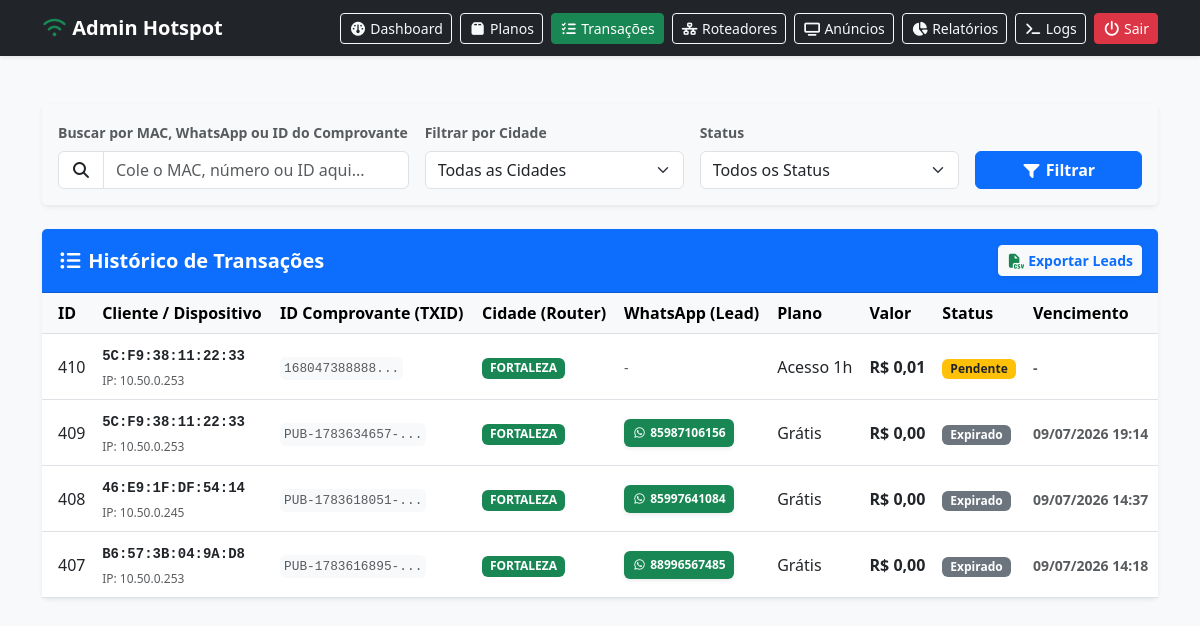
Page /admin/transactions (signed in) on the earlier database version.
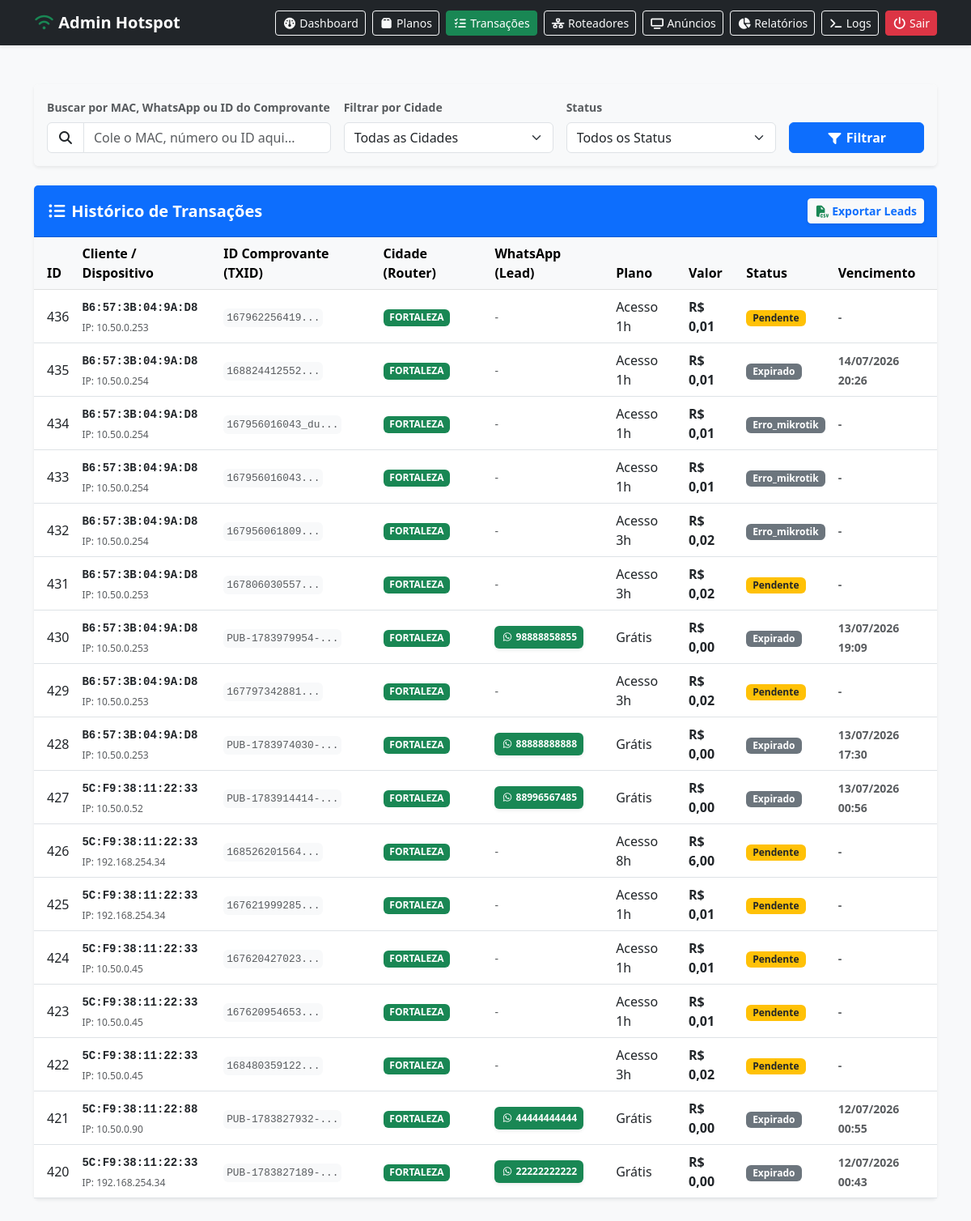
Same page on the later database version.
### tables this page shows
CREATE TABLE `acessos_pix` (
  `id` int(11) NOT NULL,
  `mac_address` varchar(17) NOT NULL COMMENT 'Endereço MAC do dispositivo do cliente',
  `whatsapp` varchar(20) DEFAULT NULL,
  `ip_address` varchar(15) NOT NULL COMMENT 'IP atribuído pelo DHCP do Hotspot',
  `txid` varchar(100) NOT NULL COMMENT 'ID da transação no Mercado Pago',
  `plano_id` int(11) DEFAULT NULL COMMENT 'ID do plano escolhido pelo cliente',
  `status` varchar(50) DEFAULT 'pendente',
  `expira_em` datetime DEFAULT NULL COMMENT 'Data e hora exata em que a internet deve ser cortada',
  `criado_em` timestamp NOT NULL DEFAULT current_timestamp(),
  `router_id` varchar(50) DEFAULT 'sobral'
);

CREATE TABLE `planos` (
  `id` int(11) NOT NULL,
  `name` varchar(100) NOT NULL,
  `price_cents` int(11) NOT NULL COMMENT 'Valor em cêntimos. Ex: 500 = R$ 5,00',
  `duration_minutes` int(11) NOT NULL COMMENT 'Tempo de navegação em minutos',
  `criado_em` timestamp NOT NULL DEFAULT current_timestamp(),
  `ativo` tinyint(1) DEFAULT 1
);

### controllers/admin/transacoes.php (called while the page is built, shortened)
<?php
require_once __DIR__ . '/../../models/banco.php';
class Transacoes
{
    public function index()
    {
        $db = new Banco();
        $sql = "
            SELECT a.id, a.txid, a.ip_address, a.mac_address, a.whatsapp, a.status, a.expira_em, a.router_id,
                   p.name AS plan_name, p.price_cents AS amount_cents
            FROM acessos_pix a
            LEFT JOIN planos p ON a.plano_id = p.id
            WHERE 1=1
        ";
        $params = [];
        $sql .= " ORDER BY a.id DESC LIMIT 100";
        if (!empty($params)) {
            $transactions = $db->getAll($sql, $params);
        } else {
            $transactions = $db->getAll($sql);
        }
        require_once __DIR__ . '/../../views/admin/transacoes.php';
    }
}

### models/banco.php (called while the page is built, shortened)
<?php
class Banco {
    private $pdo;
    public function __construct() {
        try {
            $opcoes = [
                PDO::ATTR_ERRMODE => PDO::ERRMODE_EXCEPTION,
                PDO::ATTR_DEFAULT_FETCH_MODE => PDO::FETCH_ASSOC,
                PDO::MYSQL_ATTR_INIT_COMMAND => "SET NAMES utf8mb4 COLLATE utf8mb4_unicode_ci, time_zone = '-03:00'"
            ];
            $this->pdo = new PDO(
                "mysql:host=" . DB_HOST . ";dbname=" . DB_NAME . ";charset=utf8mb4",
                DB_USER,
                DB_PASS,
                $opcoes
            );
        } catch (PDOException $e) {
            die("Erro crítico de infraestrutura: Falha na comunicação com o banco de dados.");
        }
    }
    public function query($sql, $params = []) {
        $stmt = $this->pdo->prepare($sql);
        $stmt->execute($params);
        return $stmt;
    }
    public function getAll($sql, $params = []) {
        return $this->query($sql, $params)->fetchAll();
    }
}
?>

### views/admin/transacoes.php (the view, shortened to what this page needs)
<?php include __DIR__ . '/header.php'; ?>
<div class="container mt-5 mb-5">
    <div class="card shadow-sm border-0 mb-4">
        <div class="card-body bg-light rounded">
            <form method="GET" action="/admin/transacoes" class="row g-3 align-items-end">
                <div class="col-md-4">
                    <label class="form-label small fw-bold text-muted">Buscar por MAC, WhatsApp ou ID do Comprovante</label>
                    <div class="input-group">
                        <span class="input-group-text bg-white"><i class="fa-solid fa-magnifying-glass"></i></span>
                        <input type="text" name="search" class="form-control" placeholder="Cole o MAC, número ou ID aqui..." value="<?= htmlspecialchars($_GET['search'] ?? '') ?>">
                    </div>
                </div>
                <div class="col-md-3">
                    <label class="form-label small fw-bold text-muted">Filtrar por Cidade</label>
                    <select name="router" class="form-select">
                        <option value="">Todas as Cidades</option>
                    </select>
                </div>
                <div class="col-md-3">
                    <label class="form-label small fw-bold text-muted">Status</label>
                    <select name="status" class="form-select">
                        <option value="">Todos os Status</option>
                    </select>
                </div>
                <div class="col-md-2 d-grid">
                    <button type="submit" class="btn btn-primary fw-bold">
                        <i class="fa-solid fa-filter"></i> Filtrar
                    </button>
                </div>
            </form>
        </div>
    </div>
    <div class="card shadow-sm border-0">
        <div class="card-header bg-primary text-white py-3 d-flex justify-content-between align-items-center flex-wrap gap-2">
            <h5 class="mb-0 fw-bold"><i class="fa-solid fa-list-ul"></i> Histórico de Transações</h5>
            <a href="/exportar_contatos.php" class="btn btn-light btn-sm fw-bold text-primary shadow-sm">
                <i class="fa-solid fa-file-csv text-success"></i> Exportar Leads
            </a>
        </div>
        <div class="card-body p-0">
            <div class="table-responsive">
                <table class="table table-hover align-middle mb-0">
                    <thead class="table-light">
                        <tr>
                            <th class="ps-3">ID</th>
                            <th>Cliente / Dispositivo</th>
                            <th>ID Comprovante (TXID)</th>
                            <th>Cidade (Router)</th>
                            <th>WhatsApp (Lead)</th>
                            <th>Plano</th>
                            <th>Valor</th>
                            <th>Status</th>
                            <th>Vencimento</th>
                        </tr>
                    </thead>
                    <tbody>
                        <?php foreach ($transactions as $txn): ?>
                            <tr>
                                <td class="ps-3"><?= $txn['id']; ?></td>
                                <td>
                                    <small class="font-monospace fw-bold"><?= htmlspecialchars($txn['mac_address']); ?></small><br>
                                    <small class="text-muted" style="font-size: 0.75rem;">IP: <?= htmlspecialchars($txn['ip_address']); ?></small>
                                </td>
                                <td>
                                    <small class="text-muted font-monospace bg-light p-1 rounded" style="font-size: 0.8rem;" title="<?= htmlspecialchars($txn['txid'] ?? ''); ?>">
                                        <?= !empty($txn['txid']) ? substr($txn['txid'], 0, 15) . '...' : '-'; ?>
                                    </small>
                                </td>
                                <td>
                                    <?php
                                    $cidade = !empty($txn['router_id']) ? strtoupper($txn['router_id']) : 'SOBRAL';
                                    $badgeColor = ($cidade === 'SOBRAL') ? 'bg-primary' : (($cidade === 'FORTALEZA') ? 'bg-success' : 'bg-dark');
                                    ?>
                                    <span class="badge <?= $badgeColor ?>"><?= $cidade; ?></span>
                                </td>
                                <td>
                                    <?php if (!empty($txn['whatsapp'])): ?>
                                        <a href="https://wa.me/55<?= $txn['whatsapp'] ?>" target="_blank" class="badge bg-success text-decoration-none p-2 shadow-sm">
                                            <i class="fa-brands fa-whatsapp"></i> <?= $txn['whatsapp']; ?>
                                        </a>
                                    <?php else: ?>
                                        <span class="text-muted small">-</span>
                                    <?php endif; ?>
                                </td>
                                <td><?= htmlspecialchars($txn['plan_name'] ?? 'Plano Deletado'); ?></td>
                                <td class="fw-bold text-dark">R$ <?= isset($txn['amount_cents']) ? number_format($txn['amount_cents'] / 100, 2, ',', '.') : '0,00'; ?></td>
                                <td>
                                    <?php
                                    $statusColors = [
                                        'pendente' => 'warning text-dark',
                                        'processando' => 'info text-white',
                                        'ativo' => 'success text-white',
                                        'expirado' => 'secondary text-white'
                                    ];
                                    $color = $statusColors[$txn['status']] ?? 'secondary';
                                    ?>
                                    <span class="badge bg-<?= $color; ?> px-2 py-1 fw-bold"><?= ucfirst($txn['status']); ?></span>
                                </td>
                                <td>
                                    <small class="text-muted fw-bold">
                                        <?= !empty($txn['expira_em']) ? date('d/m/Y H:i', strtotime($txn['expira_em'])) : '-'; ?>
                                    </small>
                                </td>
                            </tr>
                        <?php endforeach; ?>
                    </tbody>
                </table>
            </div>
        </div>
    </div>
</div>
<?php include __DIR__ . '/footer.php'; ?>

### index.php (shortened to what this page needs)
<?php
require_once 'controllers/admin/transacoes.php';
$urlOriginal = $_GET['url'] ?? 'inicio';
$urlLimpa = strtok($urlOriginal, '?');
$url = trim($urlLimpa, '/');
switch ($url) {
    case 'admin/transacoes':
    case 'admin/transactions':
        (new Transacoes())->index();
        break;
}
?>

### views/admin/header.php (shortened to what this page needs)
<?php
$uri = $_SERVER['REQUEST_URI'];
?>
<!DOCTYPE html>
<html lang="pt-BR">
<head>
    <link href="/src/css/bootstrap.min.css" rel="stylesheet">
    <link href="/src/css/all.min.css" rel="stylesheet">
    <link href="/src/css/admin.css" rel="stylesheet">
</head>
<body class="bg-light">
    <nav class="navbar navbar-dark bg-dark mb-4 shadow-sm sticky-top">
        <div class="container">
            <span class="navbar-brand text-white"><i class="fa-solid fa-wifi text-success"></i> Admin Hotspot</span>
            <div>
                <a href="/admin/dashboard" class="btn <?= (strpos($uri, 'dashboard') !== false || $uri == '/admin') ? 'btn-success' : 'btn-outline-light' ?> btn-sm me-1">
                    <i class="fa-solid fa-gauge"></i> Dashboard
                </a>
                <a href="/admin/plans" class="btn <?= strpos($uri, 'plans') !== false ? 'btn-success' : 'btn-outline-light' ?> btn-sm me-1">
                    <i class="fa-solid fa-box"></i> Planos
                </a>
                <a href="/admin/transactions" class="btn <?= strpos($uri, 'transactions') !== false ? 'btn-success' : 'btn-outline-light' ?> btn-sm me-1">
                    <i class="fa-solid fa-list-check"></i> Transações
                </a>
                <a href="/admin/roteadores" class="btn <?= strpos($uri, 'roteadores') !== false ? 'btn-success' : 'btn-outline-light' ?> btn-sm me-1">
                    <i class="fa-solid fa-network-wired"></i> Roteadores
                </a>
                <a href="/admin/anuncio" class="btn <?= (strpos($uri, 'anuncio') !== false && strpos($uri, 'relatorio') === false) ? 'btn-success' : 'btn-outline-light' ?> btn-sm me-1">
                    <i class="fa-solid fa-tv"></i> Anúncios
                </a>
                <a href="/admin/relatorio-anuncios" class="btn <?= strpos($uri, 'relatorio-anuncios') !== false ? 'btn-success' : 'btn-outline-light' ?> btn-sm me-1">
                    <i class="fa-solid fa-chart-pie"></i> Relatórios
                </a>
                <a href="/logs.php" class="btn <?= strpos($uri, 'logs') !== false ? 'btn-success' : 'btn-outline-light' ?> btn-sm me-1">
                    <i class="fa-solid fa-terminal"></i> Logs
                </a>
                <a href="/admin/logout" class="btn btn-danger btn-sm">
                    <i class="fa-solid fa-power-off"></i> Sair
                </a>
            </div>
        </div>
    </nav>

### views/admin/footer.php (shortened to what this page needs)
</body>
</html>

### src/css/admin.css (style rules this page uses)
.navbar-brand { font-weight: 700; }

Differences in the rows shown:
removed acessos_pix: id "410", mac_address "5C:F9:38:11:22:33", ip_address "10.50.0.253", txid "168047388888", router "FORTALEZA", plano.name "Acesso 1h", $txn['amount_cents']/100 "0,01", status "Pendente"
removed acessos_pix: id "409", mac_address "5C:F9:38:11:22:33", ip_address "10.50.0.253", txid "PUB-1783634657-", router "FORTALEZA", whatsapp "85987106156", plano.name "Grátis", $txn['amount_cents']/100 "0,00", status "Expirado", expira_em "09/07/2026 19:14"
removed acessos_pix: id "408", mac_address "46:E9:1F:DF:54:14", ip_address "10.50.0.245", txid "PUB-1783618051-", router "FORTALEZA", whatsapp "85997641084", plano.name "Grátis", $txn['amount_cents']/100 "0,00", status "Expirado", expira_em "09/07/2026 14:37"
removed acessos_pix: id "407", mac_address "B6:57:3B:04:9A:D8", ip_address "10.50.0.253", txid "PUB-1783616895-", router "FORTALEZA", whatsapp "88996567485", plano.name "Grátis", $txn['amount_cents']/100 "0,00", status "Expirado", expira_em "09/07/2026 14:18"
added acessos_pix: id "436", mac_address "B6:57:3B:04:9A:D8", ip_address "10.50.0.253", txid "167962256419", router "FORTALEZA", plano.name "Acesso 1h", $txn['amount_cents']/100 "0,01", status "Pendente"
added acessos_pix: id "435", mac_address "B6:57:3B:04:9A:D8", ip_address "10.50.0.254", txid "168824412552", router "FORTALEZA", plano.name "Acesso 1h", $txn['amount_cents']/100 "0,01", status "Expirado", expira_em "14/07/2026 20:26"
added acessos_pix: id "434", mac_address "B6:57:3B:04:9A:D8", ip_address "10.50.0.254", txid "167956016043_du", router "FORTALEZA", plano.name "Acesso 1h", $txn['amount_cents']/100 "0,01", status "Erro_mikrotik"
added acessos_pix: id "433", mac_address "B6:57:3B:04:9A:D8", ip_address "10.50.0.254", txid "167956016043", router "FORTALEZA", plano.name "Acesso 1h", $txn['amount_cents']/100 "0,01", status "Erro_mikrotik"
added acessos_pix: id "432", mac_address "B6:57:3B:04:9A:D8", ip_address "10.50.0.254", txid "167956061809", router "FORTALEZA", plano.name "Acesso 3h", $txn['amount_cents']/100 "0,02", status "Erro_mikrotik"
added acessos_pix: id "431", mac_address "B6:57:3B:04:9A:D8", ip_address "10.50.0.253", txid "167806030557", router "FORTALEZA", plano.name "Acesso 3h", $txn['amount_cents']/100 "0,02", status "Pendente"
added acessos_pix: id "430", mac_address "B6:57:3B:04:9A:D8", ip_address "10.50.0.253", txid "PUB-1783979954-", router "FORTALEZA", whatsapp "98888858855", plano.name "Grátis", $txn['amount_cents']/100 "0,00", status "Expirado", expira_em "13/07/2026 19:09"
added acessos_pix: id "429", mac_address "B6:57:3B:04:9A:D8", ip_address "10.50.0.253", txid "167797342881", router "FORTALEZA", plano.name "Acesso 3h", $txn['amount_cents']/100 "0,02", status "Pendente"
added acessos_pix: id "428", mac_address "B6:57:3B:04:9A:D8", ip_address "10.50.0.253", txid "PUB-1783974030-", router "FORTALEZA", whatsapp "88888888888", plano.name "Grátis", $txn['amount_cents']/100 "0,00", status "Expirado", expira_em "13/07/2026 17:30"
added acessos_pix: id "427", mac_address "5C:F9:38:11:22:33", ip_address "10.50.0.52", txid "PUB-1783914414-", router "FORTALEZA", whatsapp "88996567485", plano.name "Grátis", $txn['amount_cents']/100 "0,00", status "Expirado", expira_em "13/07/2026 00:56"
added acessos_pix: id "426", mac_address "5C:F9:38:11:22:33", ip_address "192.168.254.34", txid "168526201564", router "FORTALEZA", plano.name "Acesso 8h", $txn['amount_cents']/100 "6,00", status "Pendente"
added acessos_pix: id "425", mac_address "5C:F9:38:11:22:33", ip_address "192.168.254.34", txid "167621999285", router "FORTALEZA", plano.name "Acesso 1h", $txn['amount_cents']/100 "0,01", status "Pendente"
added acessos_pix: id "424", mac_address "5C:F9:38:11:22:33", ip_address "10.50.0.45", txid "167620427023", router "FORTALEZA", plano.name "Acesso 1h", $txn['amount_cents']/100 "0,01", status "Pendente"
added acessos_pix: id "423", mac_address "5C:F9:38:11:22:33", ip_address "10.50.0.45", txid "167620954653", router "FORTALEZA", plano.name "Acesso 1h", $txn['amount_cents']/100 "0,01", status "Pendente"
added acessos_pix: id "422", mac_address "5C:F9:38:11:22:33", ip_address "10.50.0.45", txid "168480359122", router "FORTALEZA", plano.name "Acesso 3h", $txn['amount_cents']/100 "0,02", status "Pendente"
added acessos_pix: id "421", mac_address "5C:F9:38:11:22:88", ip_address "10.50.0.90", txid "PUB-1783827932-", router "FORTALEZA", whatsapp "44444444444", plano.name "Grátis", $txn['amount_cents']/100 "0,00", status "Expirado", expira_em "12/07/2026 00:55"
added acessos_pix: id "420", mac_address "5C:F9:38:11:22:33", ip_address "192.168.254.34", txid "PUB-1783827189-", router "FORTALEZA", whatsapp "22222222222", plano.name "Grátis", $txn['amount_cents']/100 "0,00", status "Expirado", expira_em "12/07/2026 00:43"
